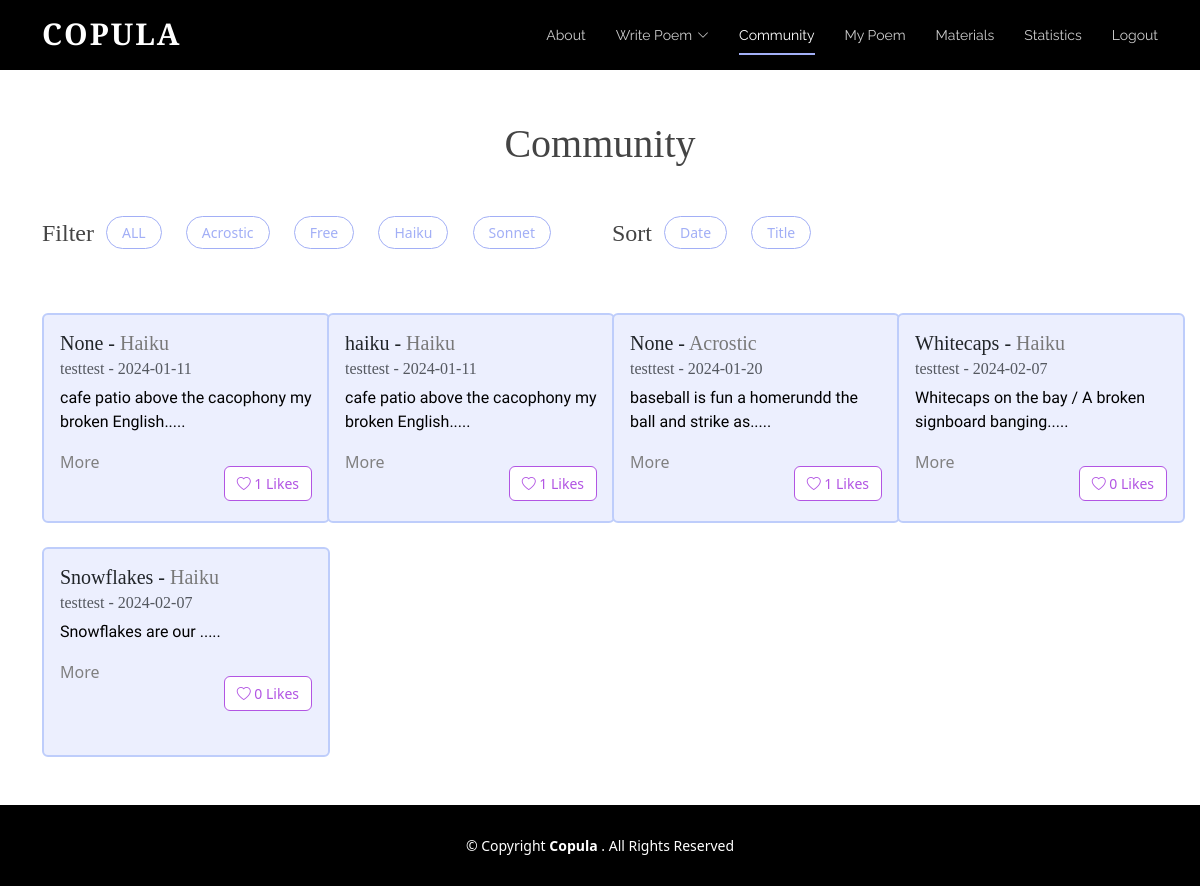
Screenshot of /board (signed in) with the database file from the repository.
### tables this page shows
CREATE TABLE "Poem" (
	"username"	TEXT,
	"content"	TEXT,
	"date"	TEXT,
	"title"	TEXT,
	"type"	TEXT
, "id"	INTEGER, "numLikes"	INTEGER, "sentiment"	INTEGER);

### app.py (the view)
@app.route("/board", methods=['GET', 'POST'])
def board():
	isLogin = False
	if request.method == "POST":
		pass
	else:
		isLogin = True
		conn = sqlite3.connect('static/database.db')
		cursor = conn.cursor()
		query = """
			SELECT P.username, P.content, P.date, P.title, P.type,P.id, P.numLikes,
				   COALESCE(L.liked, 0) AS liked
			FROM Poem P
			LEFT JOIN Likes L ON P.id = L.poem_id AND L.username = ?
		"""
		cursor.execute(query, (session.get("username"),))
		rows = cursor.fetchall()
		num_poems = len(rows)
		usernames = []  # ["scott", "alice"]
		contents = []  # ["poem...", "poem2..."]
		dates = []  # ["2023-12-12", "2022-10-10"]
		titles = []
		types = []
		likes = []
		ids = []
		num_likes = []
		for row in rows:
			usernames.append(row[0])
			contents.append(row[1])
			dates.append(row[2])
			titles.append(row[3])
			types.append(row[4].title())
			likes.append(row[7])
			num_likes.append(row[6])
			ids.append(row[5])
		print(likes)
		print(ids)
		print("AAAAA",num_poems)
		if "username" not in session:
			isLogin = False
			return redirect(url_for('login'))
		else:
			isLogin = True
		return render_template('board.html',ids=ids, usernames=usernames, contents=contents,
							   dates=dates, titles=titles, types=types, liked_status=likes,
							   num_poems=num_poems, num_likes = num_likes,isLogin=isLogin)

### templates/board.html (shortened to what this page needs)
<!DOCTYPE html>
<html lang="en">
  <head>
    <link href="../static/vendor/aos/aos.css" rel="stylesheet">
    <link href="../static/vendor/bootstrap/css/bootstrap.min.css" rel="stylesheet">
    <link href="../static/vendor/bootstrap-icons/bootstrap-icons.css" rel="stylesheet">
    <link href="../static/vendor/boxicons/css/boxicons.min.css" rel="stylesheet">
    <link href="../static/vendor/glightbox/css/glightbox.min.css" rel="stylesheet">
    <link href="../static/vendor/swiper/swiper-bundle.min.css" rel="stylesheet">
    <link href="../static/css/style.css" rel="stylesheet">
  </head>
<body class="d-flex flex-column min-vh-100">
      <header id="header" class="fixed-top d-flex align-items-center">
        <div class="container d-flex justify-content-between">
          <div class="logo">
            <h1><a href="{{url_for('index')}}">Copula
</a></h1>
          </div>
          <nav id="navbar" class="navbar">
        <ul>
          <li><a class="nav-link scrollto" href="{{url_for('index')}}#about">About</a></li>
          <li class="dropdown"><a href="{{url_for('bwrite')}}"><span>Write Poem</span> <i class="bi bi-chevron-down"></i></a>
          </li>
          <li><a class="nav-link scrollto active" href="{{url_for('board')}}">Community</a></li>
                      <li><a class="nav-link scrollto" href="{{url_for('mypage')}}">My Poem</a></li>
          <li><a class="nav-link scrollto" href="{{url_for('tube')}}">Materials</a></li>
          <li><a class="nav-link scrollto" href="{{url_for('statistics')}}">Statistics</a></li>
          {% if isLogin %}
            <li><a class="nav-link scrollto" href="{{url_for('logout')}}">Logout</a></li>
          {% else %}
            <li><a class="nav-link scrollto" href="{{url_for('login')}}">Login</a></li>
          {% endif %}
        </ul>
          </nav>
        </div>
      </header>
  <main class="flex-grow-1">
        <div class="container board-top">
          <h1 class="mb-5 text-center">Community</h1>
          <div class="row mb-4">
            <div class="col-lg-6 d-flex">
                <h4>Filter </h4>
                <ul class="poem-filters">
                  <span class="minor"><li data-filter = "*">ALL</li></span>
                    <li data-filter = ".filter-Acrostic">Acrostic</li>
                    <li data-filter = ".filter-Free">Free</li>
                  <li data-filter = ".filter-Haiku">Haiku</li>
                  <li data-filter = ".filter-Sonnet">Sonnet</li>
                </ul>
            </div>
            <div class="col-lg-6 d-flex">
                <h4>Sort </h4>
                <ul class="poem-filters">
                    <li class="sorting" data-sort-by ="date">Date</li>
                    <li class="sorting"  data-sort-by ="title">Title</li>
                </ul>
            </div>
          </div>
          <div class="row poem-container">
            {% for i in range(num_poems) %}
              {% if i < 4 %}
                <div class="col-md-6 col-lg-3 poem-item filter-{{types[i]}} mt-3 mt-md-4" data-title="{{titles[i]}}" data-date="{{dates[i][0:10]}}" data-type="{{types[i]}}"data-poem-id="{{ ids[i] }}">
              {% else %}
                <div class="col-md-6 col-lg-3 poem-item filter-{{types[i]}} mt-3 mt-md-4 mt-lg-4"data-title="{{titles[i]}}"  data-date="{{ dates[i][0:10]}}" data-type="{{types[i]}}"data-poem-id="{{ ids[i] }}">
              {% endif %}
              <div class="card poem-card mx-auto" style="width: 18rem;">
                <div class="card-body">
                  <h5 class="card-title"><span class="title">{{titles[i]}}</span> - <span class="board-poemtype type">{{types[i]}}</span></h5>
                  <h6 class="card-subtitle mb-2 text-muted">{{usernames[i]}} - <span class="date">{{dates[i][0:10]}}</span></h6>
                  <p class="card-text">{{contents[i][0:50]}}.....</p>
                <div class="d-flex justify-content-between">
                  <a class="card-link" data-bs-toggle="modal" data-bs-target="#poemModal" data-poem-id="{{ ids[i] }}" data-title="{{titles[i]}}" data-type="{{types[i]}}" data-username="{{usernames[i]}}" data-date="{{dates[i][0:10]}}" data-content="{{contents[i]}}">
  More
</a>
                    {% if liked_status[i] == 1 %}
                  <div class="text-right">
                    <button class="mt-3 btn btn-outline-danger like-button really-like" data-poem-id="{{ ids[i] }}" data-username="{{ usernames[i] }}" data-liked="{{ liked_status[i] }}">
      <i class="bi bi-heart-fill"></i> <span class="like-count">{{ num_likes[i] }}</span> Likes
                    </button>
                  </div>
                    {%else %}
                                      <div class="text-right">
                    <button class="mt-3 btn btn-outline-danger like-button" data-poem-id="{{ ids[i] }}" data-username="{{ usernames[i] }}" data-liked="{{ liked_status[i] }}">
      <i class="bi bi-heart"></i> <span class="like-count">{{ num_likes[i] }}</span> Likes
                    </button>
                  </div>
                    {% endif %}
                </div>
                </div>
              </div>
            </div>
            {% endfor %}
          </div>
        </div>
      </main>
  <footer id="footer" class="mt-5">
    <div class="container">
      <div class="copyright">
        &copy; Copyright <strong><span>Copula
</span></strong>. All Rights Reserved
      </div>
    </div>
  </footer>
  </body>
</html>

### static/css/style.css (style rules this page uses)
body { color: #444444; }
a { color: #1bac91; text-decoration: none; }
h1, h2, h3, h4, h5, h6 { font-family: 'Cormorant Garamond', serif; }
#header { height: 70px; transition: all 0.5s; z-index: 997; background: #000; }
#header .logo h1 { font-size: 30px; margin: 0; padding: 6px 0; line-height: 1; font-weight: 700; letter-spacing: 2px; text-transform: uppercase; }
#header .logo h1 a, #header .logo h1 a:hover { color: #fff; text-decoration: none; }
.navbar { padding: 0; }
.navbar ul { margin: 0; padding: 0; display: flex; list-style: none; align-items: center; }
.navbar li { position: relative; }
.navbar>ul>li+li { margin-left: 30px; }
.navbar a, .navbar a:focus { display: flex; align-items: center; justify-content: space-between; padding: 12px 0; font-size: 14px; font-family: "Raleway", sans-serif; color: rgba(255, 255, 255, 0.8); white-space: nowrap; transition: 0.3s; position: relative; }
.navbar a i, .navbar a:focus i { font-size: 12px; line-height: 0; margin-left: 5px; }
.navbar>ul>li>a:before { content: ""; position: absolute; width: 100%; height: 2px; bottom: 3px; left: 0; background-color: #A2AFF6; visibility: hidden; width: 0px; transition: all 0.3s ease-in-out 0s; }
.navbar a:hover:before, .navbar li:hover>a:before, .navbar .active:before { visibility: visible; width: 100%; }
.navbar a:hover, .navbar .active, .navbar .active:focus, .navbar li:hover>a { color: #fff; }
#footer { background: black; padding: 0 0 30px 0; color: #fff; font-size: 14px; }
#footer .copyright { text-align: center; padding-top: 30px; }
body p { color: black; font-family: 'Nanum Myeongjo', serif; }
body a { color: gray; }
body { margin: 0; }
.board-top { margin-top: 120px; }
.board-poemtype { color:#787878; }
.poem-filters { list-style: none; margin-left: -20px; }
.board-top h4 { margin-top: 3px; }
.poem-filters li { cursor: pointer; font-size: 14px; display: inline-block; background: white; border: 1px solid #A2AFF6; padding: 5px 15px 5px 15px; border-radius: 50px; margin-right: 20px; color: #A2AFF6; font-weight: 500; }
.card-link { cursor:pointer }
.like-button { font-size:14px; }
.btn-outline-danger { background-color:white !important; color:#B255E3 !important; border:1px solid #B255E3 !important; }
.poem-card { height: 210px; background-color:#ECEFFE; border: 2px solid #BECDFB; transition: transform 0.3s ease-in-out; }

### rows the page displays
Poem: username "testtest", date "2024-01-11", content "cafe patio above the cacophony my broken English"
Poem: title "haiku", username "testtest", date "2024-01-11", content "cafe patio above the cacophony my broken English"
Poem: title "None", type "Acrostic", username "testtest", date "2024-01-20", content "baseball is fun a homerundd the ball and strike as", numLikes "1"
Poem: title "Whitecaps", username "testtest", date "2024-02-07", content "Whitecaps on the bay / A broken signboard banging"
Poem: title "Snowflakes", username "testtest", date "2024-02-07", content "Snowflakes are our"

### other values shown
{{ titles[i] }} "None"
{{ types[i] }} "Haiku" "Haiku" "Haiku" "Haiku"
{{ num_likes[i] }} "1" "1" "0" "0"
